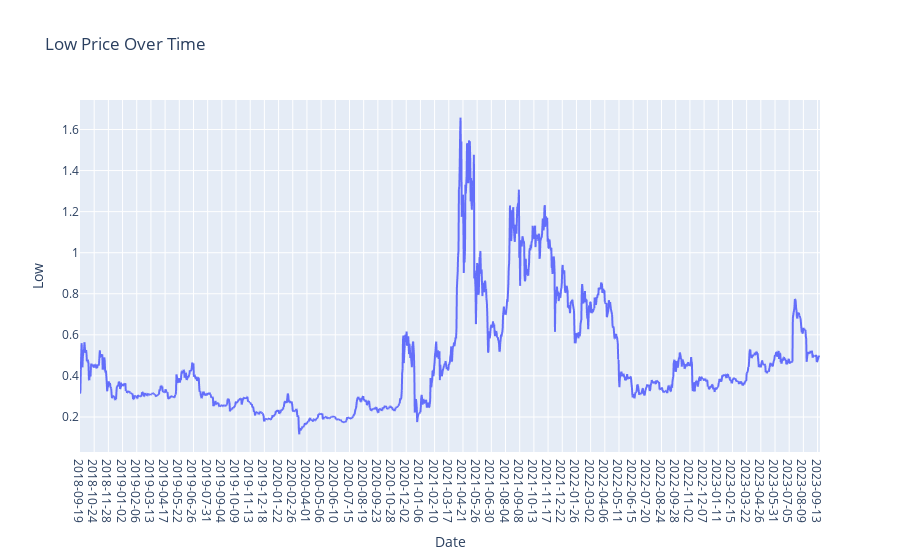

This figure's notebook cell:
### Markdown cell above
## iii) Graph for Low Column Values

### Code cell
plt.figure(figsize=(14, 6))
fig = px.line(XRP.Low,x=XRP.Date, y='Low', labels={'x': 'Date', 'y': 'Price'}, title='Low Price Over Time')
fig.update_xaxes(type='category')  # Ensure the x-axis treats the index as categorical (date)
fig.show()

### Figure 1 — Plotly figure (JSON) as saved in the notebook; plotly's stock layout.template omitted (floating-point values rounded to 4 significant figures; data arrays with more than 128 entries replaced by an {"elided": "..."} marker saying what was removed)
{"data": [{"hovertemplate": "Date=%{x}<br>Low=%{y}<extra></extra>", "legendgroup": "", "line": {"color": "#636efa", "dash": "solid"}, "marker": {"symbol": "circle"}, "mode": "lines", "name": "", "showlegend": false, "type": "scattergl", "x": {"elided": "1827 str values"}, "xaxis": "x", "y": {"elided": "1827 float values"}, "yaxis": "y"}], "layout": {"legend": {"tracegroupgap": 0}, "title": {"text": "Low Price Over Time"}, "xaxis": {"anchor": "y", "domain": [0, 1], "title": {"text": "Date"}, "type": "category"}, "yaxis": {"anchor": "x", "domain": [0, 1], "title": {"text": "Low"}}}}
